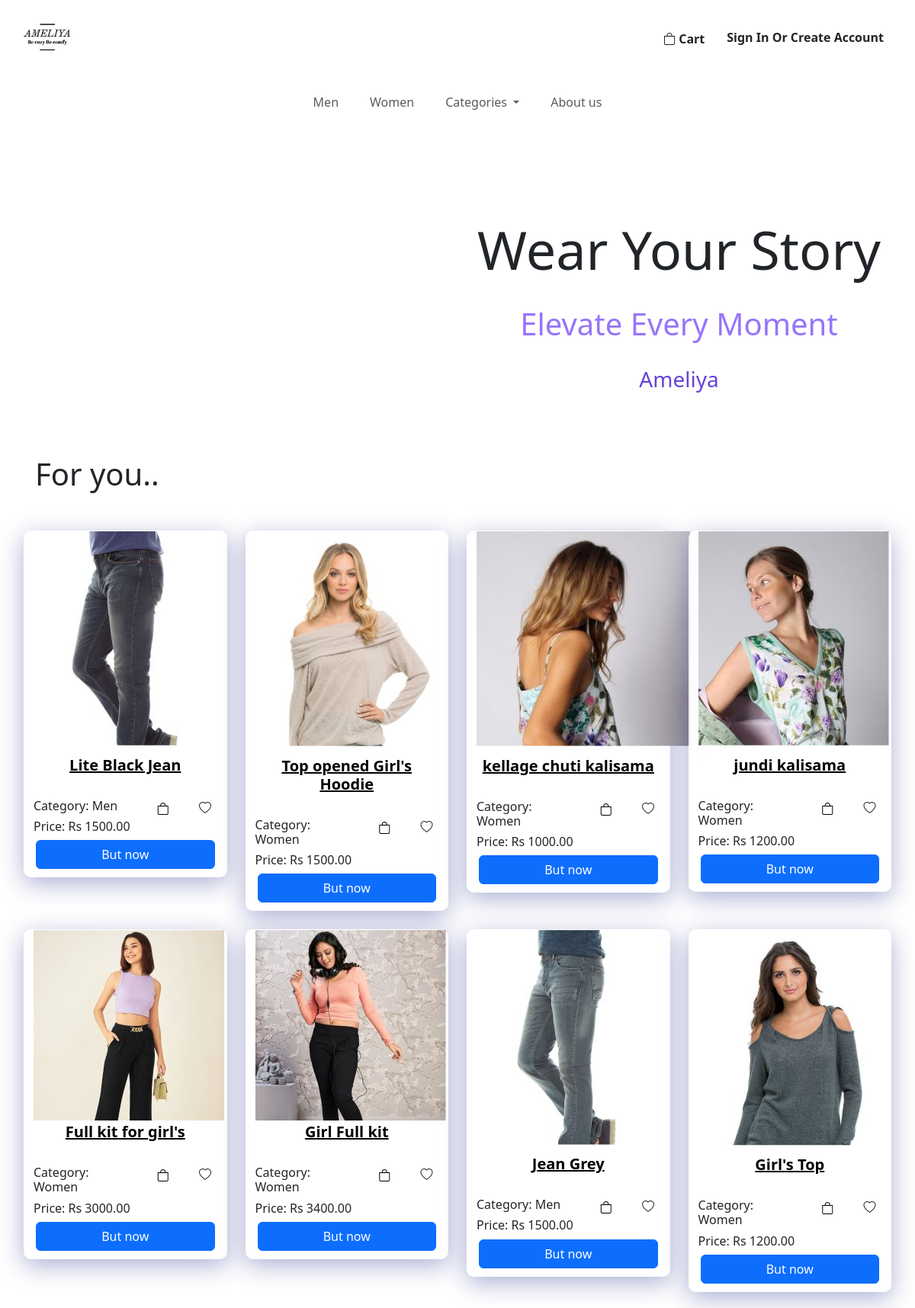
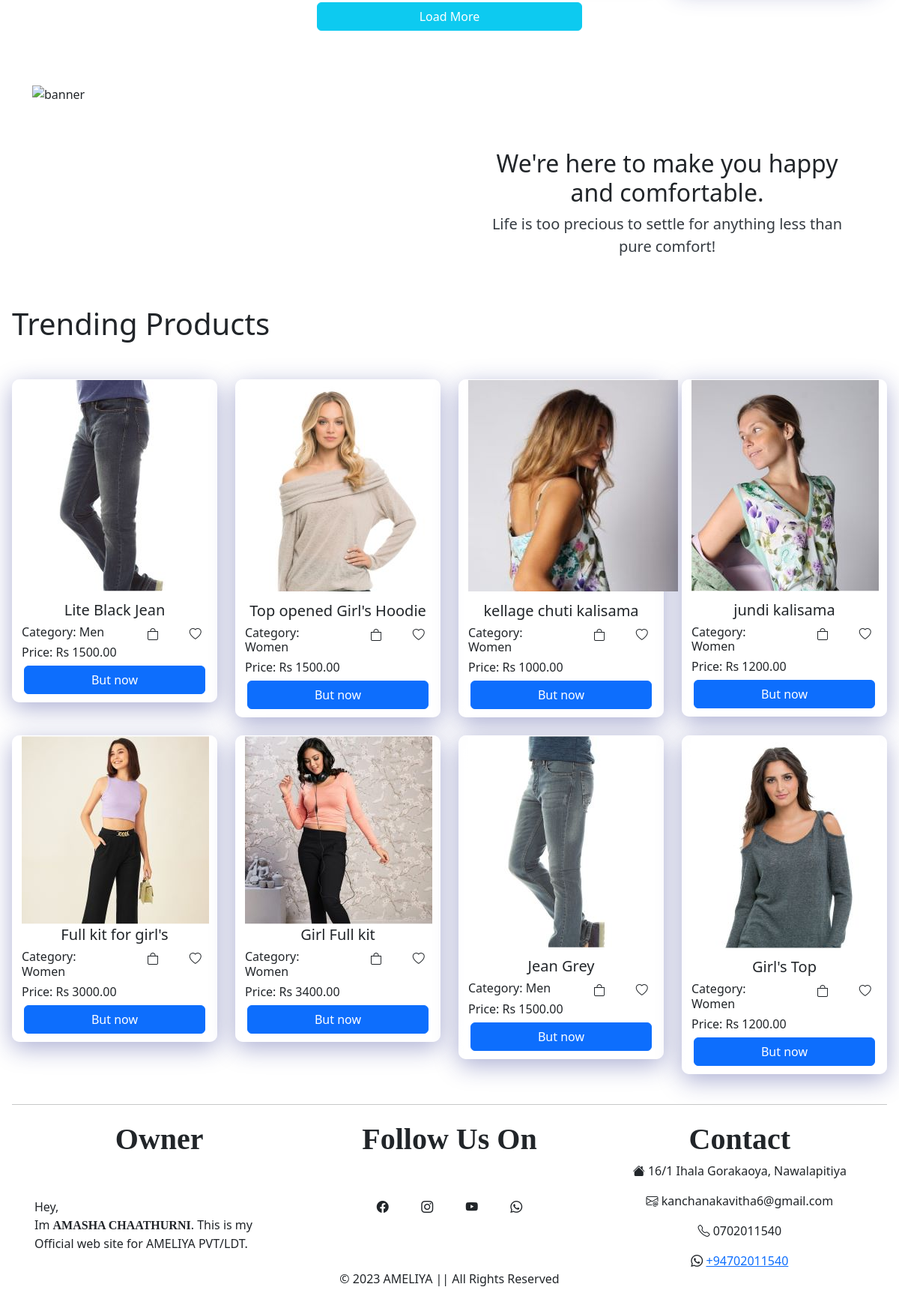
The page / on the database its author committed (2 pictures, top to bottom).
### tables this page shows
CREATE TABLE IF NOT EXISTS `product` (
  `id` int NOT NULL AUTO_INCREMENT,
  `price` varchar(45) DEFAULT NULL,
  `qty` varchar(45) DEFAULT NULL,
  `discription` varchar(150) DEFAULT NULL,
  `title` varchar(45) DEFAULT NULL,
  `aded_date` date DEFAULT NULL,
  `del_fee_col` double DEFAULT NULL,
  `del_fee_other` double DEFAULT NULL,
  `color_clr_id` int NOT NULL,
  `category_c_id` int NOT NULL,
  `brand_b_id` int NOT NULL,
  `status_s_id` int NOT NULL,
  PRIMARY KEY (`id`),
  KEY `fk_product_color1_idx` (`color_clr_id`),
  KEY `fk_product_category1_idx` (`category_c_id`),
  KEY `fk_product_brand1_idx` (`brand_b_id`),
  KEY `fk_product_status1_idx` (`status_s_id`),
  CONSTRAINT `fk_product_brand1` FOREIGN KEY (`brand_b_id`) REFERENCES `brand` (`b_id`),
  CONSTRAINT `fk_product_category1` FOREIGN KEY (`category_c_id`) REFERENCES `category` (`c_id`),
  CONSTRAINT `fk_product_color1` FOREIGN KEY (`color_clr_id`) REFERENCES `color` (`clr_id`),
  CONSTRAINT `fk_product_status1` FOREIGN KEY (`status_s_id`) REFERENCES `status` (`s_id`)
);

CREATE TABLE IF NOT EXISTS `product_img` (
  `path` varchar(50) NOT NULL,
  `product_id` int NOT NULL,
  PRIMARY KEY (`path`),
  KEY `fk_product_img_product1_idx` (`product_id`),
  CONSTRAINT `fk_product_img_product1` FOREIGN KEY (`product_id`) REFERENCES `product` (`id`)
);

CREATE TABLE IF NOT EXISTS `category` (
  `c_id` int NOT NULL AUTO_INCREMENT,
  `c_name` varchar(45) DEFAULT NULL,
  PRIMARY KEY (`c_id`)
);

### components/connection.php (called while the page is built, shortened)
<?php
class Database{
    public static $connection;
    public static function setUpConnection(){
        if(!isset(Database::$connection)){
            Database::$connection = new mysqli("localhost","root","Kavitha@#2003","vivaaluth","3306");
        }
    }
    public static function search($q){
        $resultset = Database::$connection->query($q);
        return $resultset;
    }
}
?>

### components/Hero.php (the view, shortened to what this page needs)
<!doctype html>
<html lang="en">
<head>
    <link href="https://cdn.jsdelivr.net/npm/bootstrap@5.3.3/dist/css/bootstrap.min.css" rel="stylesheet">
</head>
<body class="p-3 m-0 border-0 bd-example m-0 border-0 bd-example-row bd-example-row-flex-cols">
    <div class="col">
        <div class="col">
            <h1>For you..</h1>
        </div>
        <div class="row text-center" style="margin-top:50px;">
            <?php
            $wpdall = Database::search("SELECT * FROM product INNER JOIN product_img ON product_img.product_id = product.id INNER JOIN category ON product.category_c_id = category.c_id ORDER BY RAND() LIMIT 8 ;
        ");
            for ($x = 0; $x < 8; $x++) {
                $wpdall_data = $wpdall->fetch_assoc();
                $imgSrc = $wpdall_data["path"];
            ?>
                <div class="col-lg-3 col-md-6 col-sm-12 text-center mb-4">
                    <div class="container" id="box">
                        <img src="<?php echo $imgSrc; ?>" alt="" style="clip-path: polygon(0 0, 100% 0, 100% 75%, 0 75%);">
                        <div class="row text-center" style="margin-top:-80px;">
                            <h5>
                                <span id="title1"><a href="<?php echo "./components/singleproductview.php?id=" . ($wpdall_data["product_id"]); ?>" style="color:black;"><b><?php echo $wpdall_data["title"] ?></b></a></span>
                            </h5>
                        </div>
                        <br>
                        <div class="row">
                            <div class="col-7 text-start">
                                <h6>Category: <?php echo $wpdall_data["c_name"] ?></h6>
                            </div>
                            <div class="col-5 text-end">
                                <div class="row">
                                    <div class="col text-center">
                                        <button onclick="addtocarthome(<?php echo $wpdall_data['id'] ?>);" style="border: none; background:none;"><i class="bi bi-bag"></i></button>
                                    </div>
                                    <div class="col text-center"><i class="bi bi-heart"></i></div>
                                </div>
                            </div>
                        </div>
                        <div class="row text-start">
                            <h6>Price: Rs <?php echo $wpdall_data["price"] ?>.00</h6>
                        </div>
                        <div class="col" style="margin-bottom: 10px;">
                            <div class="row text-center">
                                <button type="button" class="btn btn-primary">But now</button>
                            </div>
                        </div>
                    </div>
                </div>
            <?php
            }
            ?>
        </div>
        <div class="col">
            <div class="row text-center">
                <div class="col"></div>
                <div class="col-4">
                    <a href="./components/AllProduct.php">
                        <button type="button" class="btn btn-info" style="width:100%; color:white;">Load More</button>
                    </a>
                </div>
                <div class="col"></div>
            </div>
        </div>
    </div>
</body>
</html>

### components/End.php (shortened to what this page needs)
    <div class="mt-5">
    <h1>Trending Products</h1>
<div class="row text-center" style="margin-top:50px;">
        <?php
        $wpdall = Database::search("SELECT * FROM product INNER JOIN product_img ON product_img.product_id = product.id INNER JOIN category ON product.category_c_id = category.c_id ORDER BY RAND() LIMIT 8");
        for ($x = 0; $x < 8; $x++) {
            $wpdall_data = $wpdall->fetch_assoc();
            $imgSrc = $wpdall_data["path"];
        ?>
            <div class="col-lg-3 col-md-6 col-sm-12 text-center mb-4">
                <div class="container" id="box">
                    <img src="<?php echo $imgSrc; ?>" alt="" style="clip-path: polygon(0 0, 100% 0, 100% 75%, 0 75%);">
                    <div class="row text-center" style="margin-top:-80px;">
                        <h5><?php echo $wpdall_data["title"] ?></h5>
                    </div>
                    <div class="row">
                        <div class="col-7 text-start">
                            <h6>Category: <?php echo $wpdall_data["c_name"] ?></h6>
                        </div>
                        <div class="col-5 text-end">
                            <div class="row">
                                <div class="col text-center"><i class="bi bi-bag"></i></div>
                                <div class="col text-center"><i class="bi bi-heart"></i></div>
                            </div>
                        </div>
                    </div>
                    <div class="row text-start">
                        <h6>Price: Rs <?php echo $wpdall_data["price"] ?>.00</h6>
                    </div>
                    <div class="col" style="margin-bottom: 10px;">
                        <div class="row text-center">
                            <button type="button" class="btn btn-primary">But now</button>
                        </div>
                    </div>
                </div>
            </div>
        <?php
        }
        ?>
    </div>
    </div>

### style.css (style rules this page uses)
#box { background: rgba(255, 255, 255, 0.65); box-shadow: 0 8px 32px 0 rgba(31, 38, 135, 0.37); backdrop-filter: blur(20px); -webkit-backdrop-filter: blur(20px); border-radius: 10px; border: 1px solid rgba(255, 255, 255, 0.18); }

### rows shown on the page
product: product_img.path (picture), title "Lite Black Jean", category_c.c_name "Men", price "1500"
product: product_img.path (picture), title "Top opened Girl's Hoodie", category_c.c_name "Women", price "1500"
product: product_img.path (picture), title "kellage chuti kalisama", category_c.c_name "Women", price "1000"
product: product_img.path (picture), title "jundi kalisama", category_c.c_name "Women", price "1200"
product: product_img.path (picture), title "Full kit for girl's", category_c.c_name "Women", price "3000"
product: product_img.path (picture), title "Girl Full kit", category_c.c_name "Women", price "3400"
product: product_img.path (picture), title "Jean Grey", category_c.c_name "Men", price "1500"
product: product_img.path (picture), title "Girl's Top", category_c.c_name "Women", price "1200"
